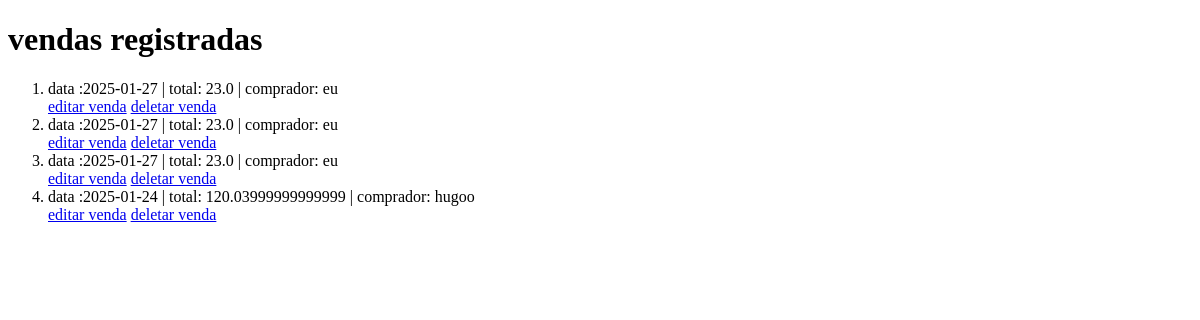
Page /vendas/ on the earlier database version.
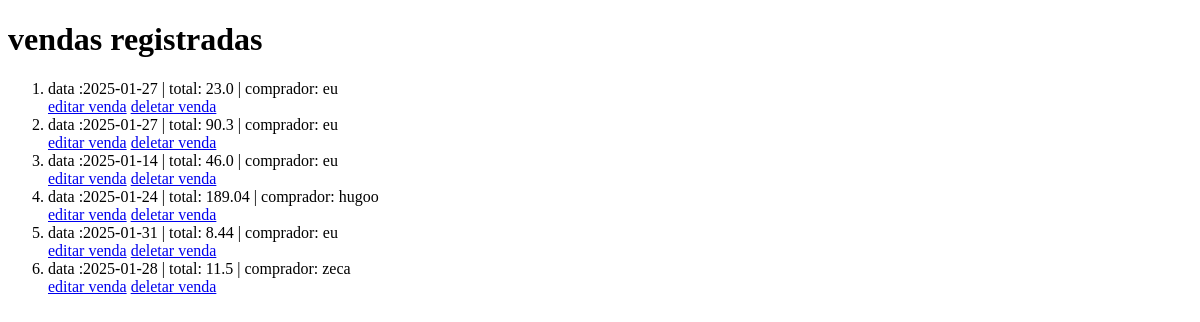
Same page on the later database version.
### models/vendas.py (models this page shows, shortened)
class Venda(Base):
    __tablename__ = 'tb_vendas'
    ven_id: Mapped[int] = mapped_column(primary_key=True, autoincrement=True)
    ven_data: Mapped[str] = mapped_column(nullable=False)
    ven_total: Mapped[float] = mapped_column(nullable=False)
    ven_cli_id: Mapped[int] = mapped_column(ForeignKey('tb_clientes.cli_id'))
    clientes: Mapped[List["Cliente"]] = relationship("Cliente", back_populates='vendas')

### models/clientes.py (models this page shows, shortened)
class Cliente(Base, UserMixin):
    __tablename__ = 'tb_clientes'
    cli_id:Mapped[int] = mapped_column(primary_key = True, autoincrement=True)
    cli_nome:Mapped[str] = mapped_column(nullable=False)
    cli_email:Mapped[str] = mapped_column(unique = True, nullable=False)
    cli_telefone:Mapped[str] = mapped_column(nullable=False)
    cli_endereco:Mapped[str] = mapped_column(nullable=False)
    vendas: Mapped[list["Venda"]] = relationship("Venda", back_populates="clientes")

### controllers/vendas.py (the view)
@venda_bp.route('/', methods=['POST', 'GET'])
def view():
    if request.method == 'POST':
        ordem = request.form['ordem']
        vendas = Venda.all(ordem=ordem)
    elif request.method == 'GET':
        sql = text(f"SELECT * FROM tb_vendas JOIN tb_clientes ON ven_cli_id = cli_id")
        vendas = session.execute(sql)
    return render_template('vendas/view.html', vendas = vendas)

### templates/vendas/view.html (shortened to what this page needs)
{% extends "model.html" %}
{% block content %}
<h1>vendas registradas</h1>
<div>
    <ol>
        {% for venda in vendas %}
            <li>data :{{venda.ven_data}} | total: {{venda.ven_total}} | comprador: {{venda.cli_nome}}</li>
            <a href="{{url_for('venda.edit', venda_id=venda.ven_id)}}">editar venda</a>
            <a href="{{url_for('venda.remove', venda_id=venda.ven_id)}}">deletar venda</a>
        {% endfor %}
    </ol>
</div>
{% endblock %}

### templates/model.html (shortened to what this page needs)
<!DOCTYPE html>
<html lang="en">
<head>
</head>
<body>
    {% block content %}{% endblock %}
</body>
</html>

Differences in the rows shown:
changed Venda (number 2 of 6 on the later page): ven_total "23.0" → "90.3"
changed Venda (number 3 of 6 on the later page): ven_data "2025-01-27" → "2025-01-14"; ven_total "23.0" → "46.0"
changed Venda "hugoo": ven_total "120.03999999999999" → "189.04"
added Venda: ven_data "2025-01-31", ven_total "8.44", cli_nome "eu"
added Venda: ven_data "2025-01-28", ven_total "11.5", cli_nome "zeca"
